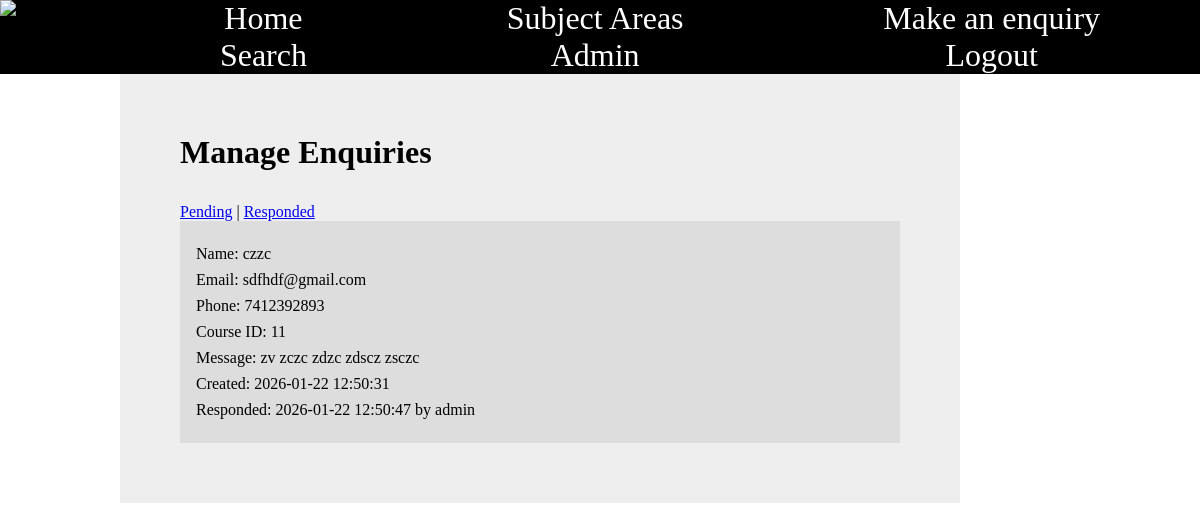
The app's page /default/public/admin/enquiries.php?tab=responded (signed in) with its own data.
### tables this page shows
CREATE TABLE `enquiries` (
  `enquiry_id` int(10) unsigned NOT NULL AUTO_INCREMENT,
  `name` varchar(150) NOT NULL,
  `email` varchar(254) NOT NULL,
  `message` text NOT NULL,
  `created_at` datetime NOT NULL DEFAULT current_timestamp(),
  `responded_at` datetime DEFAULT NULL,
  `responded_by_user_id` int(10) unsigned DEFAULT NULL,
  `phone` varchar(50) DEFAULT NULL,
  `course_id` int(10) unsigned NOT NULL,
  PRIMARY KEY (`enquiry_id`),
  KEY `idx_enquiries_created_at` (`created_at`),
  KEY `idx_enquiries_responded_at` (`responded_at`),
  KEY `idx_enquiries_responded_by` (`responded_by_user_id`),
  KEY `fk_enquiries_course` (`course_id`),
  CONSTRAINT `fk_enquiries_course` FOREIGN KEY (`course_id`) REFERENCES `courses` (`course_id`) ON UPDATE CASCADE,
  CONSTRAINT `fk_enquiries_responded_by` FOREIGN KEY (`responded_by_user_id`) REFERENCES `users` (`user_id`) ON DELETE SET NULL ON UPDATE CASCADE
);

CREATE TABLE `users` (
  `user_id` int(10) unsigned NOT NULL AUTO_INCREMENT,
  `username` varchar(50) NOT NULL,
  `password_hash` varchar(255) NOT NULL,
  `is_superadmin` tinyint(1) NOT NULL DEFAULT 0,
  `created_at` datetime NOT NULL DEFAULT current_timestamp(),
  PRIMARY KEY (`user_id`),
  UNIQUE KEY `uq_users_username` (`username`)
);

### default/public/admin/enquiries.php (the view, shortened to what this page needs)
<?php
require '../database.php';
$tab = isset($_GET['tab']) ? $_GET['tab'] : 'pending';
$where = $tab == 'pending' ? 'responded_at IS NULL' : 'responded_at IS NOT NULL';
$stmt = $pdo->prepare("SELECT e.*, u.username FROM enquiries e LEFT JOIN users u ON e.responded_by_user_id = u.user_id WHERE $where ORDER BY created_at DESC");
$stmt->execute();
$enquiries = $stmt->fetchAll();
?>
<!doctype html>
<html>
    <head>
        <link rel="stylesheet" href="../uon.css" />
    </head>
    <body>
        <?php include '../navigation.php'; ?>
        <main>
            <h1>Manage Enquiries</h1>
            <a href="?tab=pending">Pending</a> | <a href="?tab=responded">Responded</a>
            <ul>
                <?php foreach ($enquiries as $enq): ?>
                    <li>
                        <p>Name: <?php echo htmlspecialchars($enq['name']); ?></p>
                        <p>Email: <?php echo htmlspecialchars($enq['email']); ?></p>
                        <p>Phone: <?php echo htmlspecialchars($enq['phone']); ?></p>
                        <p>Course ID: <?php echo $enq['course_id']; ?></p>
                        <p>Message: <?php echo nl2br(htmlspecialchars($enq['message'])); ?></p>
                        <p>Created: <?php echo $enq['created_at']; ?></p>
                        <?php if ($enq['responded_at']): ?>
                            <p>Responded: <?php echo $enq['responded_at']; ?> by <?php echo htmlspecialchars($enq['username']); ?></p>
                        <?php else: ?>
                            <a href="?respond=<?php echo $enq['enquiry_id']; ?>">Mark as Responded</a>
                        <?php endif; ?>
                    </li>
                <?php endforeach; ?>
            </ul>
        </main>
    </body>
</html>

### default/public/uon.css (style rules this page uses)
* { margin: 0; padding: 0; }
body { background-color: white; font-family: 'Oxygen-Regular'; display: grid; grid-template-columns: 10% 70% 20%; grid-template-rows: auto; grid-template-areas: "header header header" "img img aside" ". main aside" "footer footer footer"; }
main { min-height: 20vh; grid-area: main; padding: 5vw; background-color: #eee; }
h1 { font-weight: bold; margin-bottom: 1em; }
p { margin-top: 0.5em; margin-bottom: 0.5em; }
main ul { list-style-type: none; }
main ul li { padding: 1em }
main > ul > li:nth-child(odd) { background-color: #ddd }

### records on screen
enquiries: name "czzc", email "sdfhdf@gmail.com", phone "7412392893", course "11", message "zv zczc zdzc zdscz zsczc", created_at "2026-01-22 12:50:31", responded_at "2026-01-22 12:50:47", responded_by_user.username "admin"
